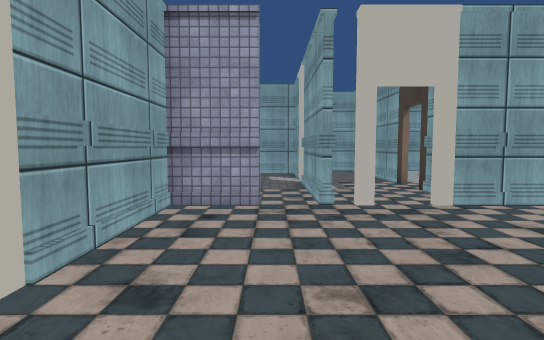
view 1 (above)

16 first-person views from a walk through a scene from a Unity 3-D project. The camera is 1.2 m above the floor, tilts 4° down and sees 80° across. The floor is counted in squares, 1 m on a side. Each view is taken from the middle of a square. On the plan, view 1 faces up. The plan holds only what a view shows up to about 14 squares ahead; the rest is blank. The place goes on beyond the plan. The player is left out. Some surface patterns are stand-ins.

view 2
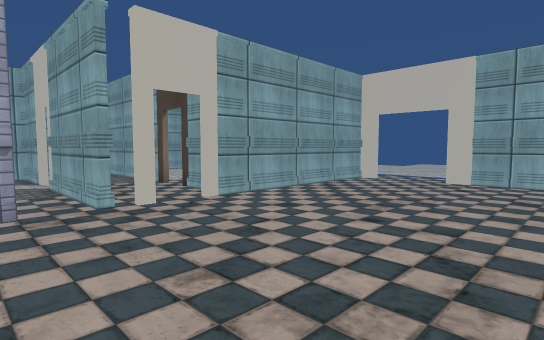

view 3
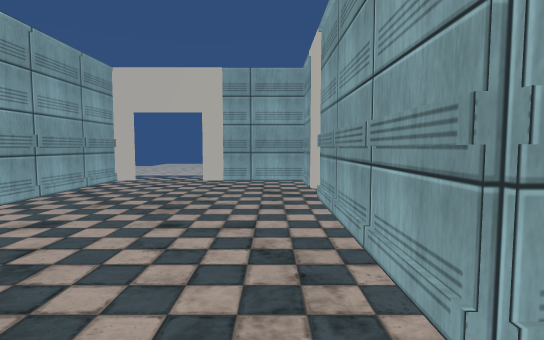

view 4
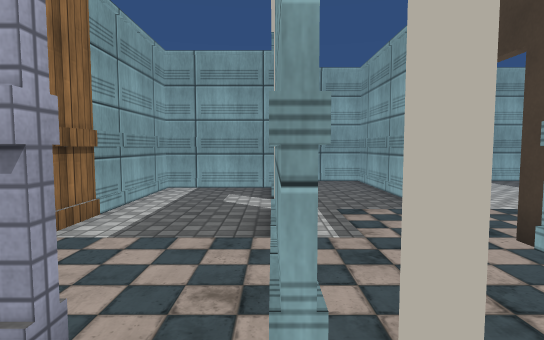

view 5
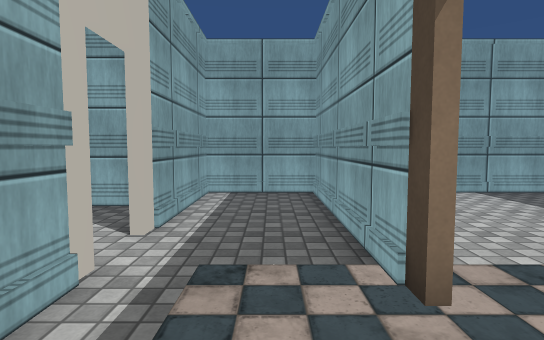

view 6
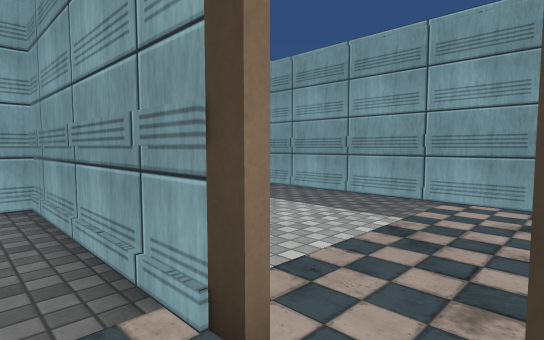

view 7
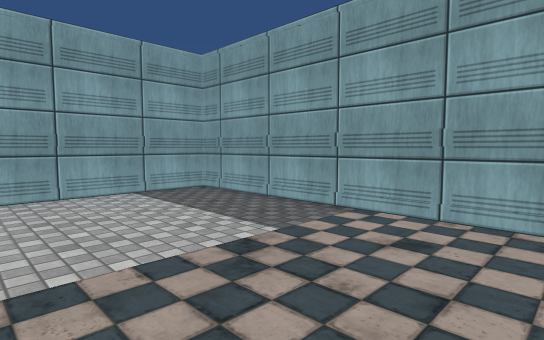

view 8
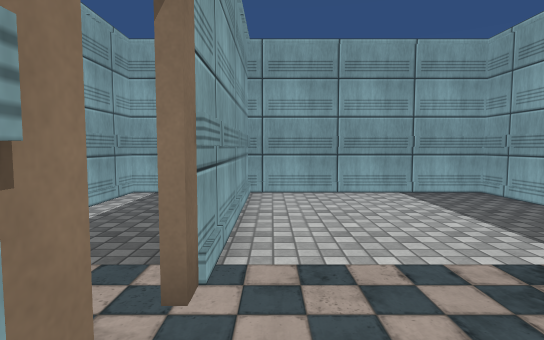

view 9
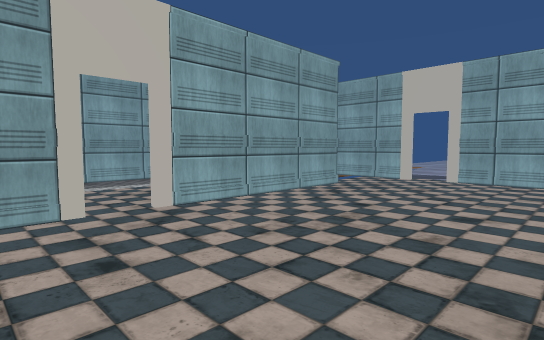

view 10
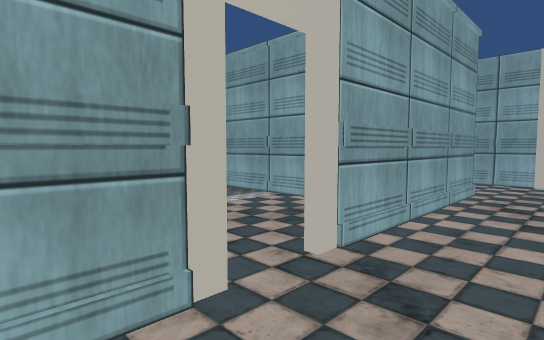

view 11
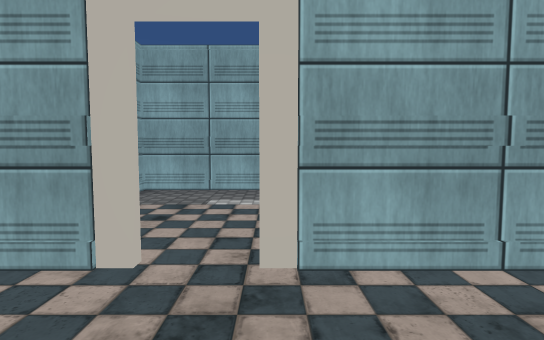

view 12
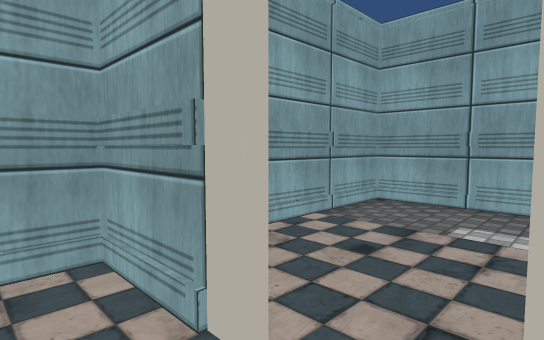

view 13
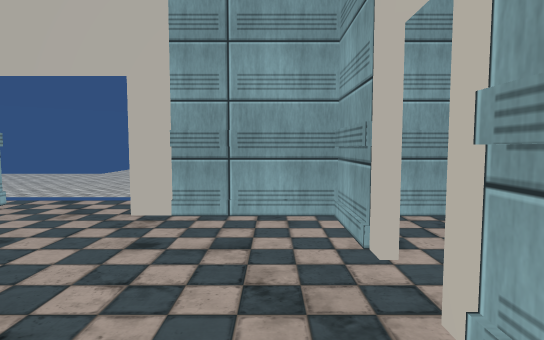

view 14
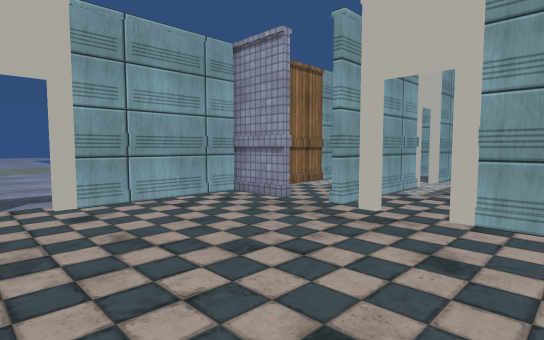

view 15
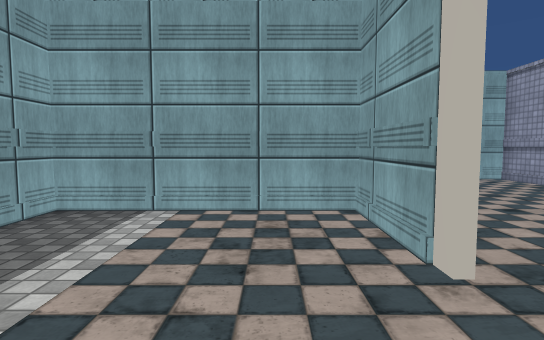

view 16
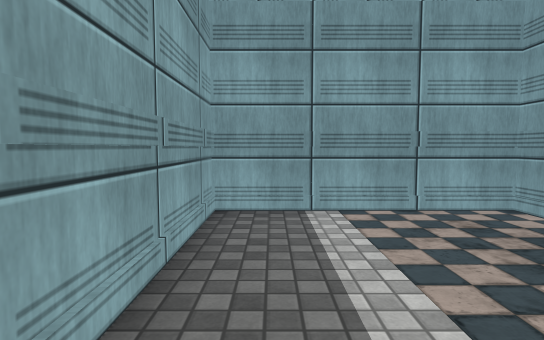

### Floor plan
Ten units are one square. View 1 is at (0, 0); x grows to the right and y downward. Boxes are objects, and circles mark ways between rooms. Rooms are numbered by the first view taken in them; rooms with no view inside come last. Other rooms are left out.
<svg viewBox="-26 -172 141 238">
<path fill="none" stroke="#000" d="M22 -66 17 -66M67 0 67 5M13 -66 11 -66M6 5 6 1 71 1M84 1 107 1 107 -35M-2 -66 -21 -66 -21 -24M-21 -12 -21 18M107 -59 107 -66 34 -66M42 -79 42 -91M13 -111 13 -66M45 -107 40 -107M44 -91 44 -86M107 -84 107 -166 40 -166M44 -166 44 -104M71 4 38 4 38 61 107 61 107 11M11 -124 11 -146 -21 -146 -21 -89M-2 -70 -2 -66M11 -66 11 -111M42 -102 42 -167M40 -166 13 -166 13 -124"/>
<circle cx="30" cy="-70" r="3" fill="#2a7"/>
<circle cx="80" cy="0" r="3" fill="#2a7"/>
<circle cx="0" cy="-70" r="3" fill="#2a7"/>
<circle cx="40" cy="-100" r="3" fill="#2a7"/>
<circle cx="25" cy="-110" r="3" fill="#2a7"/>
<circle cx="10" cy="-120" r="3" fill="#2a7"/>
<text x="40" y="-30">1</text>
<text x="30" y="-90">2</text>
<text x="70" y="-120">3</text>
<text x="70" y="30">4</text>
<text x="0" y="-110">5</text>
<text x="20" y="-130">6</text>
</svg>
Room 1 opens to room 2. Room 1 opens to room 4. Room 1 opens to room 5. Room 2 opens to room 3. Room 2 opens to room 6. Room 5 opens to room 6.

Where each view was taken, in squares from view 1:
view 1: 0 up, 0 right, facing up
view 2: 0 up, 1 left, facing up-right
view 3: 1 up, 1 left, facing right
view 4: 5 up, 1 right, facing up
view 5: 8 up, 3 right, facing up
view 6: 9 up, 3 right, facing up-right
view 7: 8 up, 5 right, facing up-right
view 8: 8 up, 5 right, facing up
view 9: 6 up, 10 right, facing down-left
view 10: 2 up, 10 right, facing down-left
view 11: 3 up, 7 right, facing down
view 12: 1 up, 7 right, facing down-right
view 13: 1 up, 5 right, facing right
view 14: 1 up, 5 right, facing up-left
view 15: 2 down, 10 right, facing left
view 16: 5 down, 10 right, facing left
